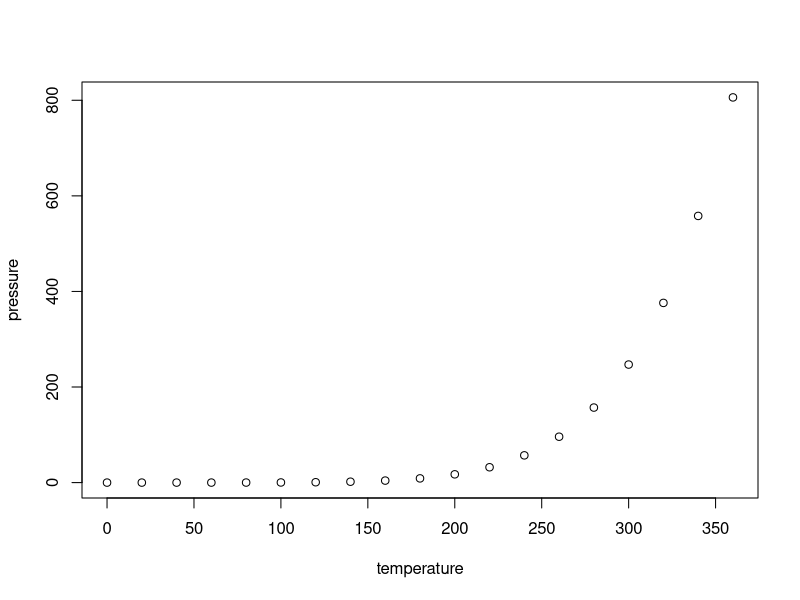
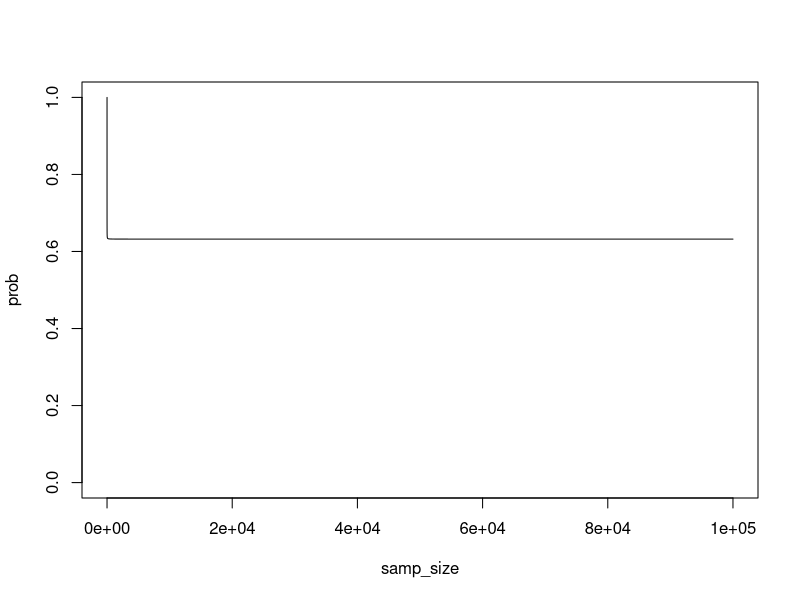

Generate these figures, in order, with R:
## ---- chunk 1
knitr::opts_chunk$set(echo = TRUE)
## ---- chunk 2
summary(cars)
## ---- chunk 3
plot(pressure)
## ---- chunk 4

prob_inbootstrap = function(n) {
  1 - ((1-(1/n))^n)
}

#prob_inbootstrap(5)

prob = vector(length=100000)
samp_size = 1:100000
for (n in samp_size) {
  prob[n] = prob_inbootstrap(n)
}

plot(samp_size,prob,type = 'l',ylim=c(0,1))

sprintf("The result is quite interesting, it shows that as the sample size increases the probability of the Jth obs being in the Bootstrap sample becomes almost constant after a certain threshold. Intuitively, this contradicts the result expected from formula.")
